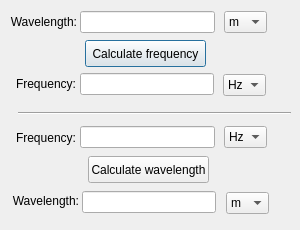
<?xml version="1.0" encoding="UTF-8"?>
<ui version="4.0">
 <class>Dialog</class>
 <widget class="QDialog" name="Dialog">
  <property name="geometry">
   <rect>
    <x>0</x>
    <y>0</y>
    <width>300</width>
    <height>230</height>
   </rect>
  </property>
  <property name="sizePolicy">
   <sizepolicy hsizetype="Fixed" vsizetype="Fixed">
    <horstretch>0</horstretch>
    <verstretch>0</verstretch>
   </sizepolicy>
  </property>
  <property name="minimumSize">
   <size>
    <width>300</width>
    <height>230</height>
   </size>
  </property>
  <property name="maximumSize">
   <size>
    <width>300</width>
    <height>230</height>
   </size>
  </property>
  <property name="baseSize">
   <size>
    <width>0</width>
    <height>0</height>
   </size>
  </property>
  <property name="font">
   <font>
    <family>Segoe UI</family>
   </font>
  </property>
  <property name="windowTitle">
   <string>Edit port(s)</string>
  </property>
  <property name="windowIcon">
   <iconset>
    <normaloff>Icon_SystemLabDesigner.bmp</normaloff>Icon_SystemLabDesigner.bmp</iconset>
  </property>
  <property name="modal">
   <bool>true</bool>
  </property>
  <widget class="QComboBox" name="waveUnitsEnter">
   <property name="geometry">
    <rect>
     <x>224</x>
     <y>11</y>
     <width>43</width>
     <height>22</height>
    </rect>
   </property>
   <property name="editable">
    <bool>false</bool>
   </property>
   <property name="currentText">
    <string>m</string>
   </property>
   <property name="currentIndex">
    <number>0</number>
   </property>
   <property name="maxVisibleItems">
    <number>4</number>
   </property>
   <item>
    <property name="text">
     <string>m</string>
    </property>
   </item>
   <item>
    <property name="text">
     <string>um</string>
    </property>
   </item>
   <item>
    <property name="text">
     <string>nm</string>
    </property>
   </item>
  </widget>
  <widget class="QLineEdit" name="waveEnter">
   <property name="geometry">
    <rect>
     <x>80</x>
     <y>11</y>
     <width>135</width>
     <height>22</height>
    </rect>
   </property>
  </widget>
  <widget class="QLabel" name="label_4">
   <property name="geometry">
    <rect>
     <x>8</x>
     <y>73</y>
     <width>68</width>
     <height>21</height>
    </rect>
   </property>
   <property name="layoutDirection">
    <enum>Qt::RightToLeft</enum>
   </property>
   <property name="text">
    <string>Frequency:</string>
   </property>
   <property name="alignment">
    <set>Qt::AlignRight|Qt::AlignTrailing|Qt::AlignVCenter</set>
   </property>
  </widget>
  <widget class="QLabel" name="label_6">
   <property name="geometry">
    <rect>
     <x>8</x>
     <y>11</y>
     <width>69</width>
     <height>21</height>
    </rect>
   </property>
   <property name="layoutDirection">
    <enum>Qt::RightToLeft</enum>
   </property>
   <property name="text">
    <string>Wavelength:</string>
   </property>
   <property name="alignment">
    <set>Qt::AlignRight|Qt::AlignTrailing|Qt::AlignVCenter</set>
   </property>
  </widget>
  <widget class="QLineEdit" name="freqResult">
   <property name="geometry">
    <rect>
     <x>80</x>
     <y>73</y>
     <width>134</width>
     <height>22</height>
    </rect>
   </property>
   <property name="readOnly">
    <bool>true</bool>
   </property>
  </widget>
  <widget class="QComboBox" name="freqUnitsResult">
   <property name="geometry">
    <rect>
     <x>223</x>
     <y>74</y>
     <width>43</width>
     <height>22</height>
    </rect>
   </property>
   <property name="editable">
    <bool>false</bool>
   </property>
   <property name="currentText">
    <string>Hz</string>
   </property>
   <property name="currentIndex">
    <number>0</number>
   </property>
   <property name="maxVisibleItems">
    <number>4</number>
   </property>
   <item>
    <property name="text">
     <string>Hz</string>
    </property>
   </item>
   <item>
    <property name="text">
     <string>kHz</string>
    </property>
   </item>
   <item>
    <property name="text">
     <string>MHz</string>
    </property>
   </item>
   <item>
    <property name="text">
     <string>GHz</string>
    </property>
   </item>
   <item>
    <property name="text">
     <string>THz</string>
    </property>
   </item>
  </widget>
  <widget class="QPushButton" name="button_CalculateFreq">
   <property name="geometry">
    <rect>
     <x>85</x>
     <y>40</y>
     <width>121</width>
     <height>27</height>
    </rect>
   </property>
   <property name="text">
    <string>Calculate frequency</string>
   </property>
  </widget>
  <widget class="QPushButton" name="button_CalulateWave">
   <property name="geometry">
    <rect>
     <x>88</x>
     <y>156</y>
     <width>121</width>
     <height>27</height>
    </rect>
   </property>
   <property name="text">
    <string>Calculate wavelength</string>
   </property>
  </widget>
  <widget class="QLabel" name="label_5">
   <property name="geometry">
    <rect>
     <x>8</x>
     <y>127</y>
     <width>68</width>
     <height>21</height>
    </rect>
   </property>
   <property name="layoutDirection">
    <enum>Qt::RightToLeft</enum>
   </property>
   <property name="text">
    <string>Frequency:</string>
   </property>
   <property name="alignment">
    <set>Qt::AlignRight|Qt::AlignTrailing|Qt::AlignVCenter</set>
   </property>
  </widget>
  <widget class="QLabel" name="label_7">
   <property name="geometry">
    <rect>
     <x>10</x>
     <y>190</y>
     <width>69</width>
     <height>21</height>
    </rect>
   </property>
   <property name="layoutDirection">
    <enum>Qt::RightToLeft</enum>
   </property>
   <property name="text">
    <string>Wavelength:</string>
   </property>
   <property name="alignment">
    <set>Qt::AlignRight|Qt::AlignTrailing|Qt::AlignVCenter</set>
   </property>
  </widget>
  <widget class="Line" name="line">
   <property name="geometry">
    <rect>
     <x>18</x>
     <y>105</y>
     <width>273</width>
     <height>16</height>
    </rect>
   </property>
   <property name="orientation">
    <enum>Qt::Horizontal</enum>
   </property>
  </widget>
  <widget class="QLineEdit" name="freqEnter">
   <property name="geometry">
    <rect>
     <x>80</x>
     <y>126</y>
     <width>135</width>
     <height>22</height>
    </rect>
   </property>
  </widget>
  <widget class="QComboBox" name="freqUnitsEnter">
   <property name="geometry">
    <rect>
     <x>224</x>
     <y>126</y>
     <width>43</width>
     <height>22</height>
    </rect>
   </property>
   <property name="editable">
    <bool>false</bool>
   </property>
   <property name="currentText">
    <string>Hz</string>
   </property>
   <property name="currentIndex">
    <number>0</number>
   </property>
   <property name="maxVisibleItems">
    <number>4</number>
   </property>
   <item>
    <property name="text">
     <string>Hz</string>
    </property>
   </item>
   <item>
    <property name="text">
     <string>kHz</string>
    </property>
   </item>
   <item>
    <property name="text">
     <string>MHz</string>
    </property>
   </item>
   <item>
    <property name="text">
     <string>GHz</string>
    </property>
   </item>
   <item>
    <property name="text">
     <string>THz</string>
    </property>
   </item>
  </widget>
  <widget class="QLineEdit" name="waveResult">
   <property name="geometry">
    <rect>
     <x>82</x>
     <y>191</y>
     <width>134</width>
     <height>22</height>
    </rect>
   </property>
   <property name="readOnly">
    <bool>true</bool>
   </property>
  </widget>
  <widget class="QComboBox" name="waveUnitsResult">
   <property name="geometry">
    <rect>
     <x>226</x>
     <y>192</y>
     <width>43</width>
     <height>22</height>
    </rect>
   </property>
   <property name="editable">
    <bool>false</bool>
   </property>
   <property name="currentText">
    <string>m</string>
   </property>
   <property name="currentIndex">
    <number>0</number>
   </property>
   <property name="maxVisibleItems">
    <number>4</number>
   </property>
   <item>
    <property name="text">
     <string>m</string>
    </property>
   </item>
   <item>
    <property name="text">
     <string>um</string>
    </property>
   </item>
   <item>
    <property name="text">
     <string>nm</string>
    </property>
   </item>
  </widget>
 </widget>
 <resources/>
 <connections/>
</ui>
